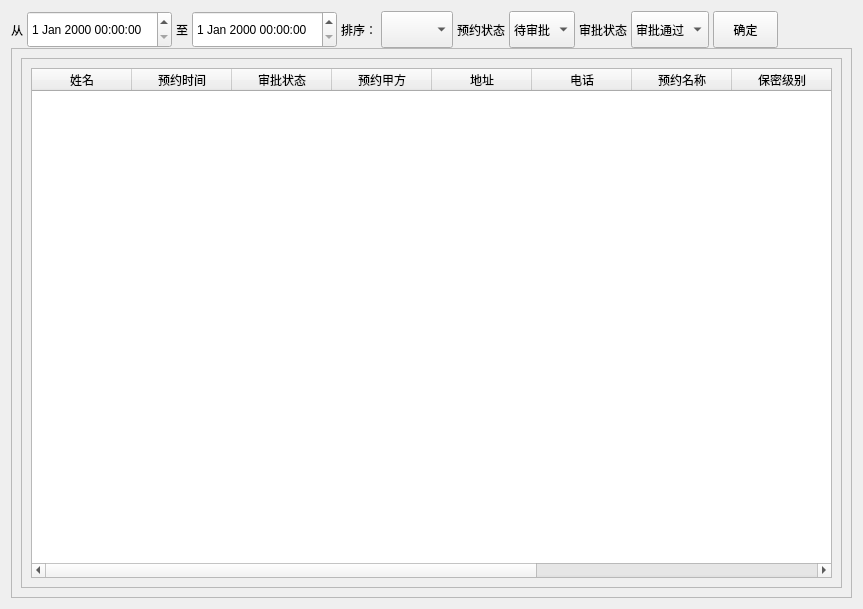
<?xml version="1.0" encoding="UTF-8"?>
<ui version="4.0">
 <class>AllApplyInfo</class>
 <widget class="QWidget" name="AllApplyInfo">
  <property name="geometry">
   <rect>
    <x>0</x>
    <y>0</y>
    <width>863</width>
    <height>609</height>
   </rect>
  </property>
  <property name="windowTitle">
   <string>Form</string>
  </property>
  <layout class="QVBoxLayout" name="verticalLayout_2">
   <item>
    <layout class="QVBoxLayout" name="verticalLayout" stretch="1,15">
     <property name="spacing">
      <number>0</number>
     </property>
     <property name="sizeConstraint">
      <enum>QLayout::SetFixedSize</enum>
     </property>
     <item>
      <layout class="QHBoxLayout" name="horizontalLayout">
       <property name="spacing">
        <number>4</number>
       </property>
       <property name="sizeConstraint">
        <enum>QLayout::SetFixedSize</enum>
       </property>
       <item>
        <widget class="QLabel" name="label_2">
         <property name="text">
          <string>从</string>
         </property>
        </widget>
       </item>
       <item>
        <widget class="QDateTimeEdit" name="dateTimeEdit">
         <property name="sizePolicy">
          <sizepolicy hsizetype="Minimum" vsizetype="Expanding">
           <horstretch>0</horstretch>
           <verstretch>0</verstretch>
          </sizepolicy>
         </property>
        </widget>
       </item>
       <item>
        <widget class="QLabel" name="label_3">
         <property name="text">
          <string>至</string>
         </property>
        </widget>
       </item>
       <item>
        <widget class="QDateTimeEdit" name="dateTimeEdit_2">
         <property name="sizePolicy">
          <sizepolicy hsizetype="Minimum" vsizetype="Expanding">
           <horstretch>0</horstretch>
           <verstretch>0</verstretch>
          </sizepolicy>
         </property>
        </widget>
       </item>
       <item>
        <widget class="QLabel" name="label">
         <property name="text">
          <string>排序：</string>
         </property>
        </widget>
       </item>
       <item>
        <widget class="QComboBox" name="comboBox">
         <property name="sizePolicy">
          <sizepolicy hsizetype="Preferred" vsizetype="Expanding">
           <horstretch>0</horstretch>
           <verstretch>0</verstretch>
          </sizepolicy>
         </property>
        </widget>
       </item>
       <item>
        <widget class="QLabel" name="label_4">
         <property name="text">
          <string>预约状态</string>
         </property>
        </widget>
       </item>
       <item>
        <widget class="QComboBox" name="comboBox_2">
         <property name="sizePolicy">
          <sizepolicy hsizetype="Preferred" vsizetype="Expanding">
           <horstretch>0</horstretch>
           <verstretch>0</verstretch>
          </sizepolicy>
         </property>
         <item>
          <property name="text">
           <string>待审批</string>
          </property>
         </item>
         <item>
          <property name="text">
           <string>过期</string>
          </property>
         </item>
        </widget>
       </item>
       <item>
        <widget class="QLabel" name="label_5">
         <property name="text">
          <string>审批状态</string>
         </property>
        </widget>
       </item>
       <item>
        <widget class="QComboBox" name="comboBox_3">
         <property name="sizePolicy">
          <sizepolicy hsizetype="Preferred" vsizetype="Expanding">
           <horstretch>0</horstretch>
           <verstretch>0</verstretch>
          </sizepolicy>
         </property>
         <item>
          <property name="text">
           <string>审批通过</string>
          </property>
         </item>
         <item>
          <property name="text">
           <string>待审核</string>
          </property>
         </item>
        </widget>
       </item>
       <item>
        <widget class="QPushButton" name="pushButton">
         <property name="sizePolicy">
          <sizepolicy hsizetype="Fixed" vsizetype="Expanding">
           <horstretch>0</horstretch>
           <verstretch>0</verstretch>
          </sizepolicy>
         </property>
         <property name="minimumSize">
          <size>
           <width>65</width>
           <height>0</height>
          </size>
         </property>
         <property name="maximumSize">
          <size>
           <width>65</width>
           <height>16777215</height>
          </size>
         </property>
         <property name="text">
          <string>确定</string>
         </property>
        </widget>
       </item>
       <item>
        <spacer name="horizontalSpacer">
         <property name="orientation">
          <enum>Qt::Horizontal</enum>
         </property>
         <property name="sizeHint" stdset="0">
          <size>
           <width>40</width>
           <height>20</height>
          </size>
         </property>
        </spacer>
       </item>
      </layout>
     </item>
     <item>
      <widget class="QFrame" name="frame">
       <property name="sizePolicy">
        <sizepolicy hsizetype="Preferred" vsizetype="Expanding">
         <horstretch>0</horstretch>
         <verstretch>0</verstretch>
        </sizepolicy>
       </property>
       <property name="frameShape">
        <enum>QFrame::StyledPanel</enum>
       </property>
       <property name="frameShadow">
        <enum>QFrame::Raised</enum>
       </property>
       <layout class="QVBoxLayout" name="verticalLayout_3">
        <item>
         <widget class="QFrame" name="frame_2">
          <property name="sizePolicy">
           <sizepolicy hsizetype="Preferred" vsizetype="Expanding">
            <horstretch>0</horstretch>
            <verstretch>0</verstretch>
           </sizepolicy>
          </property>
          <property name="frameShape">
           <enum>QFrame::StyledPanel</enum>
          </property>
          <property name="frameShadow">
           <enum>QFrame::Raised</enum>
          </property>
          <layout class="QVBoxLayout" name="verticalLayout_4">
           <item>
            <widget class="QTableWidget" name="tableWidget">
             <column>
              <property name="text">
               <string>姓名</string>
              </property>
             </column>
             <column>
              <property name="text">
               <string>预约时间</string>
              </property>
             </column>
             <column>
              <property name="text">
               <string>审批状态</string>
              </property>
             </column>
             <column>
              <property name="text">
               <string>预约甲方</string>
              </property>
             </column>
             <column>
              <property name="text">
               <string>地址</string>
              </property>
             </column>
             <column>
              <property name="text">
               <string>电话</string>
              </property>
             </column>
             <column>
              <property name="text">
               <string>预约名称</string>
              </property>
             </column>
             <column>
              <property name="text">
               <string>保密级别</string>
              </property>
             </column>
             <column>
              <property name="text">
               <string>预约理由</string>
              </property>
             </column>
             <column>
              <property name="text">
               <string>预约类型</string>
              </property>
             </column>
             <column>
              <property name="text">
               <string>生成文件密码</string>
              </property>
             </column>
            </widget>
           </item>
          </layout>
         </widget>
        </item>
       </layout>
      </widget>
     </item>
    </layout>
   </item>
  </layout>
 </widget>
 <resources/>
 <connections/>
</ui>
